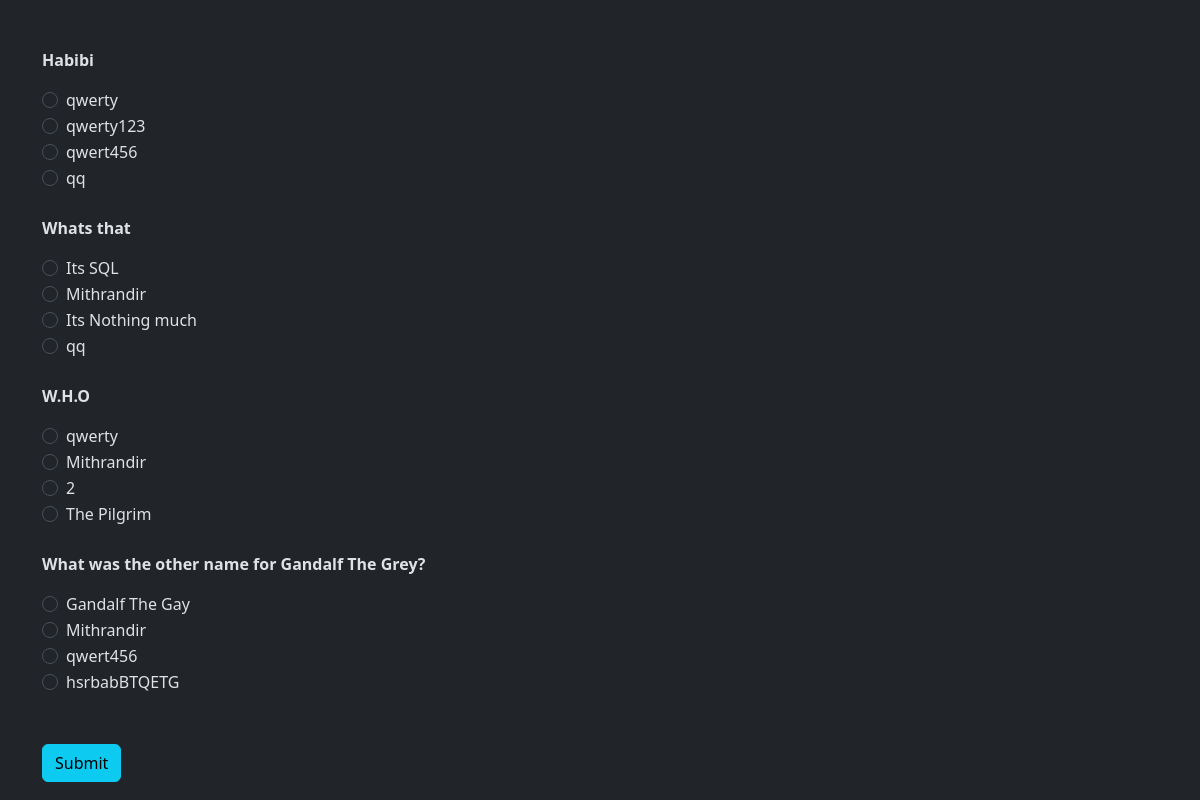
The app's page /quizattempt/6 with its own data.
### models/models.py (models this page shows)
class Questions(db.Model):
    id=db.Column(db.Integer, primary_key=True)
    q_id=db.Column(db.Integer,db.ForeignKey('quiz.id', ondelete="CASCADE"))
    question=db.Column(db.Text,nullable=False)
    op1=db.Column(db.Text,nullable=False)
    op2=db.Column(db.Text,nullable=False)
    op3=db.Column(db.Text,nullable=False)
    op4=db.Column(db.Text,nullable=False)
    cop=db.Column(db.Integer,nullable=False)

### controllers/controllers.py (the view, shortened to what this page needs)
@app.route("/quizattempt/<int:id>",methods=["GET","POST"])
def quizattempt(id):
    quest=Questions.query.filter_by(q_id=id).all()
    sc=0
    tt=0
    return render_template("quizattempt.html",questions=quest,q_id=id)

### templates/quizattempt.html
{% extends 'base.html' %}
{% block content %}
<br><br>
<div class="container">
  {% if questions %}
  <form action="/quizattempt/{{q_id}}" method="post">
    {% for question in questions %}
    <p><strong>{{ question.question }}</strong></p>
    <div class="form-check">
      <input class="form-check-input" type="radio" name="{{ question.id }}" id="flexRadioDefault1_{{ loop.index }}" value="1">
      <label class="form-check-label" for="flexRadioDefault1_{{ loop.index }}">
        {{ question.op1 }}
      </label>
    </div>
    <div class="form-check">
      <input class="form-check-input" type="radio" name="{{ question.id }}" id="flexRadioDefault2_{{ loop.index }}" value="2">
      <label class="form-check-label" for="flexRadioDefault2_{{ loop.index }}">
        {{ question.op2 }}
      </label>
    </div>
    <div class="form-check">
      <input class="form-check-input" type="radio" name="{{ question.id }}" id="flexRadioDefault3_{{ loop.index }}" value="3">
      <label class="form-check-label" for="flexRadioDefault3_{{ loop.index }}">
        {{ question.op3 }}
      </label>
    </div>
    <div class="form-check">
      <input class="form-check-input" type="radio" name="{{ question.id }}" id="flexRadioDefault4_{{ loop.index }}" value="4">
      <label class="form-check-label" for="flexRadioDefault4_{{ loop.index }}">
        {{ question.op4 }}
      </label>
    </div>
    <br>
    {% endfor %}
    <br>
    <button class="btn btn-info" type="submit">Submit</button>
  </form>
  {% endif %}
</div>
{% endblock %}

### records on screen
Questions: question "Habibi", op1 "qwerty", op2 "qwerty123", op3 "qwert456", op4 "qq"
Questions: question "Whats that", op1 "Its SQL", op2 "Mithrandir", op3 "Its Nothing much", op4 "qq"
Questions: question "W.H.O", op1 "qwerty", op2 "Mithrandir", op3 "2", op4 "The Pilgrim"
Questions: question "What was the other name for Gandalf The Grey?", op1 "Gandalf The Gay", op2 "Mithrandir", op3 "qwert456", op4 "hsrbabBTQETG"
